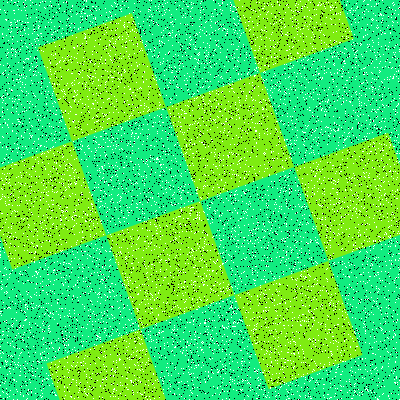
#> input picture Noise_Images_Salt_And_Pepper_10_Percent/noisy_checkered_triangles_color_126_236_17_angle_110_bckgrnd_17_236_127.png, 400 x 400 px; its folder holds only this picture in this run
$ python -i wiener.py   (imports and definitions only)
#> lines starting #> are read from the running program, lines starting #| are printed output that depends on the picture
"""
Wiener filter for optimal linear denoising.
"""

import numpy as np
from scipy.signal import wiener
from typing import Optional, Dict


def wiener_denoise(image: np.ndarray, mysize: int = 7,
                  noise_variance: Optional[float] = 0.01117) -> tuple[np.ndarray, Optional[Dict]]:
    """
    Applies Wiener filtering - a frequency-domain approach that's optimal for Gaussian noise.

    This method works in the frequency domain and adapts based on the signal-to-noise ratio
    at different frequencies. Pretty cool stuff!

    Args:
        image: Noisy input image
        mysize: Filter window size (try 3, 5, or 7)
        noise_variance: Noise level estimate

    Returns:
        Denoised image and visualization data showing the frequency analysis
    """
    # Normalize to [0, 1] range
    image_norm = image.astype(np.float32) / 255.0

    # Auto-estimate noise variance if not provided
    if noise_variance is None:
        from utils.noise_estimation import estimate_noise_level
        sigma = estimate_noise_level(image)
        noise_variance = sigma ** 2

    # Storage for visualization
    viz_data = {}

    # Handle grayscale vs RGB
    if len(image.shape) == 2:
        # Grayscale image
        img_channel = image_norm

        # Apply scipy Wiener filter
        filtered = wiener(img_channel, mysize=mysize, noise=noise_variance)

        # Compute FFT for visualization
        f_transform = np.fft.fft2(img_channel)
        f_shift = np.fft.fftshift(f_transform)

        # Compute FFT of filtered result to show filter response
        f_transform_filtered = np.fft.fft2(filtered)
        f_shift_filtered = np.fft.fftshift(f_transform_filtered)

        # Compute approximate Wiener filter response in frequency domain
        epsilon = 1e-10  # Avoid division by zero
        wiener_response = np.abs(f_shift_filtered) / (np.abs(f_shift) + epsilon)

        viz_data['fft_magnitude'] = np.log(np.abs(f_shift) + 1)
        viz_data['wiener_filter'] = wiener_response
        viz_data['noise_variance'] = noise_variance
        viz_data['mysize'] = mysize

        # Clip and convert back to uint8
        denoised = np.clip(filtered, 0, 1)
        denoised = (denoised * 255.0).astype(np.uint8)
    else:
        # RGB image - process each channel separately
        denoised = np.zeros_like(image_norm, dtype=np.float32)

        for channel in range(image.shape[2]):
            # Get channel data
            img_channel = image_norm[:, :, channel]

            # Apply scipy Wiener filter
            filtered = wiener(img_channel, mysize=mysize, noise=noise_variance)

            # Store visualization data for first channel (FFT of input and filter response)
            if channel == 0:
                # Compute FFT for visualization
                f_transform = np.fft.fft2(img_channel)
                f_shift = np.fft.fftshift(f_transform)

                # Compute FFT of filtered result to show filter response
                f_transform_filtered = np.fft.fft2(filtered)
                f_shift_filtered = np.fft.fftshift(f_transform_filtered)

                # Compute approximate Wiener filter response in frequency domain
                epsilon = 1e-10  # Avoid division by zero
                wiener_response = np.abs(f_shift_filtered) / (np.abs(f_shift) + epsilon)

                viz_data['fft_magnitude'] = np.log(np.abs(f_shift) + 1)
                viz_data['wiener_filter'] = wiener_response
                viz_data['noise_variance'] = noise_variance
                viz_data['mysize'] = mysize

            # Store filtered channel
            denoised[:, :, channel] = np.clip(filtered, 0, 1)

        # Convert back to uint8 [0, 255] format
        denoised = (denoised * 255.0).astype(np.uint8)

    return denoised, viz_data

>>> import cv2
>>> picture = cv2.imread('../Noise_Images_Salt_And_Pepper_10_Percent/noisy_checkered_triangles_color_126_236_17_angle_110_bckgrnd_17_236_127.png', cv2.IMREAD_GRAYSCALE)
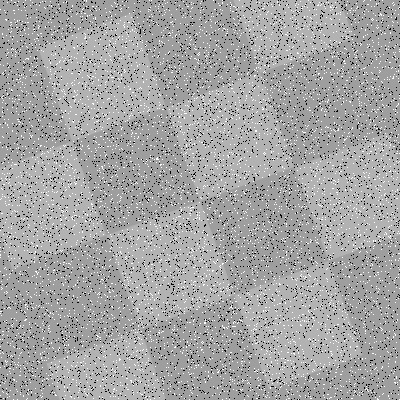
#> picture: shape (400, 400); min 0, max 255, mean 163.1
>>> result = wiener_denoise(picture)
#> in wiener_denoise, `filtered = wiener(img_channel, mysize=mysize, noise=noise_variance)`:
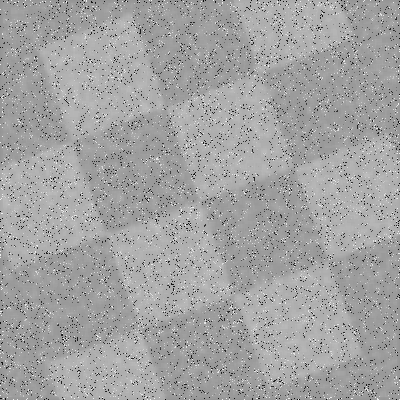
#> filtered: shape (400, 400) float64; min 0.0254, max 0.955, mean 0.639

$ run again, on Noise_Images_Salt_And_Pepper_10_Percent/noisy_checkered_triangles_color_126_236_17_angle_45_bckgrnd_17_236_127.png
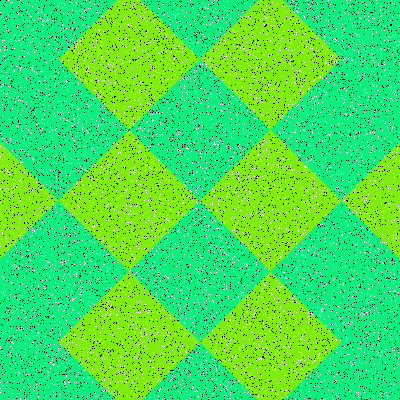
#> input picture Noise_Images_Salt_And_Pepper_10_Percent/noisy_checkered_triangles_color_126_236_17_angle_45_bckgrnd_17_236_127.png, 400 x 400 px
#> in wiener_denoise, `filtered = wiener(img_channel, mysize=mysize, noise=noise_variance)`:
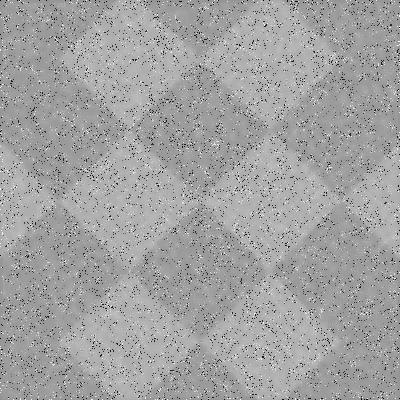
#> filtered: shape (400, 400) float64; min 0.026, max 0.957, mean 0.637
#> in wiener_denoise, `wiener_response = np.abs(f_shift_filtered) / (np.abs(f_shift) + epsilon)`:
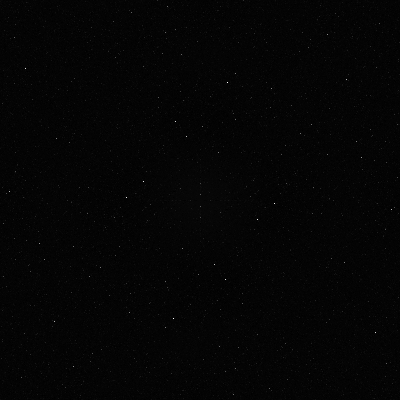
#> wiener_response: shape (400, 400) float64; min 0.00849, max 35.26, mean 0.7; drawn with min black and max white
